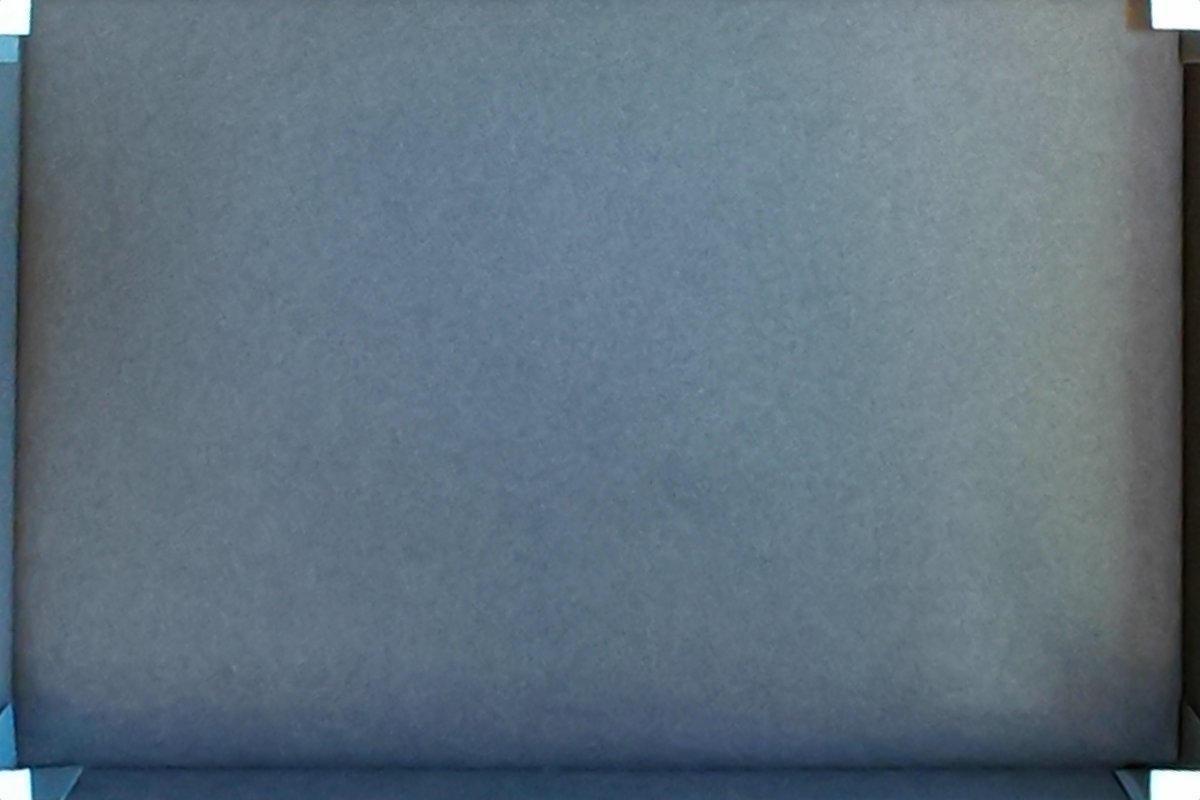
#> input picture calibration/empty_tray.png, 1200 x 800 px, found by its file name
$ python tray_view.py
#> lines starting #> are read from the running program, lines starting #| are printed output that depends on the picture; after the words box and inside, x2 and y2 are one past the last pixel; in counts of white or black regions, pixels touching at a corner belong together
from __future__ import annotations

from datetime import datetime
from pathlib import Path

import cv2
import numpy as np

CAMERA_INDEX = 0
CAMERA_WIDTH = 1920
CAMERA_HEIGHT = 1080
CAMERA_FPS = 60

# Normalized tray image. The tray is approximately 3:2.
OUTPUT_WIDTH = 1200
OUTPUT_HEIGHT = 800

CAPTURE_DIRECTORY = Path("captures")

BACKGROUND_PATH = Path("calibration/empty_tray.png")

# Ignore the tray walls and corner remnants.
ROI_MARGIN_X = 45
ROI_MARGIN_Y = 45

FOREGROUND_THRESHOLD = 28
MIN_DIE_AREA = 500


def open_camera() -> cv2.VideoCapture:
    camera = cv2.VideoCapture(CAMERA_INDEX, cv2.CAP_DSHOW)

    if not camera.isOpened():
        camera.release()
        raise RuntimeError("Could not open camera.")

    camera.set(cv2.CAP_PROP_FRAME_WIDTH, CAMERA_WIDTH)
    camera.set(cv2.CAP_PROP_FRAME_HEIGHT, CAMERA_HEIGHT)
    camera.set(cv2.CAP_PROP_FPS, CAMERA_FPS)
    camera.set(cv2.CAP_PROP_BUFFERSIZE, 1)

    return camera


def create_aruco_detector():
    if not hasattr(cv2, "aruco"):
        raise RuntimeError(
            "This OpenCV installation does not include cv2.aruco.\n"
            "Install opencv-contrib-python."
        )

    dictionary = cv2.aruco.getPredefinedDictionary(cv2.aruco.DICT_4X4_50)

    parameters = cv2.aruco.DetectorParameters()

    # Improves corner stability once a marker has been found.
    parameters.cornerRefinementMethod = cv2.aruco.CORNER_REFINE_SUBPIX

    # Newer OpenCV interface.
    if hasattr(cv2.aruco, "ArucoDetector"):
        detector = cv2.aruco.ArucoDetector(
            dictionary,
            parameters,
        )
        return detector, None, None

    # Compatibility with older OpenCV versions.
    return None, dictionary, parameters


def detect_markers(
    gray: np.ndarray,
    detector,
    dictionary,
    parameters,
):
    if detector is not None:
        return detector.detectMarkers(gray)

    return cv2.aruco.detectMarkers(
        gray,
        dictionary,
        parameters=parameters,
    )


# [94 lines left out: functions order_points, find_inward_marker_corners, rectify_tray, save_images, not called in this run]


def main() -> None:
    background = load_background()
#> in load_background, background is the input picture: shape (800, 1200, 3); mean B, G, R 126.2, 113.7, 96.4
    camera = open_camera()

    detector, dictionary, parameters = create_aruco_detector()

    raw_window = "Icy Dice — Camera"
    tray_window = "Icy Dice — Rectified Tray"
    mask_window = "Icy Dice — Foreground Mask"
    candidate_window = "Icy Dice — Die Candidates"

    cv2.namedWindow(raw_window, cv2.WINDOW_NORMAL)
    cv2.namedWindow(tray_window, cv2.WINDOW_NORMAL)
    cv2.namedWindow(mask_window, cv2.WINDOW_NORMAL)
    cv2.namedWindow(candidate_window, cv2.WINDOW_NORMAL)

    cv2.resizeWindow(raw_window, 960, 540)
    cv2.resizeWindow(tray_window, 900, 600)
    cv2.resizeWindow(mask_window, 900, 600)
    cv2.resizeWindow(candidate_window, 900, 600)

    last_rectified: np.ndarray | None = None
    last_reported_ids: tuple[int, ...] | None = None

    print("B: capture the empty tray as background")
    print("S: save raw and rectified images")
    print("Q or Escape: quit")

    try:
        while True:
            ok, frame = camera.read()
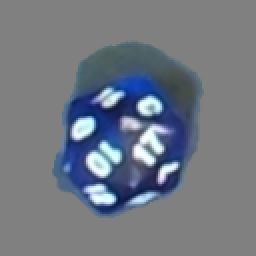
#> input picture dataset/d20/10/20260722_121023_269401_05.png, 128 x 128 px, given in place of the camera (shown 2 times larger)
#> frame is the input picture: shape (128, 128, 3); mean B, G, R 130.5, 120.5, 114.4

            if not ok or frame is None:
                print("Camera frame read failed.")
                break

            display = frame.copy()
            gray = cv2.cvtColor(frame, cv2.COLOR_BGR2GRAY)
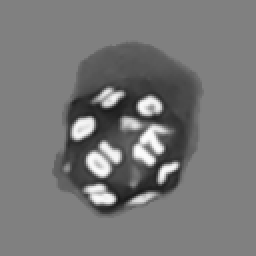
#> gray: shape (128, 128) (shown 2 times larger); min 23, max 253, mean 119.8

            corners, ids, rejected = detect_markers(
                gray,
                detector,
                dictionary,
                parameters,
            )
#> corners = (); rejected = ([[45, 51], [53, 42], [63, 46], [55, 54]], [[47, 80], [50, 83], [49, 83], [47, 81]], [[53, 65], [54, 64], [55, 65], [54, 66]], [[86, 43], [87, 43], [88, 44], [87, 44]], [[39, 64], [40, 64], [40, 65], [39, 65]])

            marker_count = 0 if ids is None else len(ids)
#> marker_count = 0

            if ids is not None:
                cv2.aruco.drawDetectedMarkers(
                    display,
                    corners,
                    ids,
                )

                detected_ids = tuple(sorted(int(value) for value in ids.flatten()))

                if detected_ids != last_reported_ids:
                    print(f"Detected marker IDs: {detected_ids}")
                    last_reported_ids = detected_ids

            if marker_count == 4:
                source_points = find_inward_marker_corners(corners)

                # Show the four selected inward-facing corners.
                for index, point in enumerate(source_points):
                    x, y = np.round(point).astype(int)

                    cv2.circle(
                        display,
                        (x, y),
                        9,
                        (0, 0, 255),
                        -1,
                    )

                    cv2.putText(
                        display,
                        str(index),
                        (x + 12, y - 12),
                        cv2.FONT_HERSHEY_SIMPLEX,
                        0.8,
                        (0, 0, 255),
                        2,
                        cv2.LINE_AA,
                    )

                polygon = np.round(source_points).astype(np.int32)

                cv2.polylines(
                    display,
                    [polygon],
                    True,
                    (255, 0, 255),
                    3,
                    cv2.LINE_AA,
                )

                last_rectified = rectify_tray(
                    frame,
                    source_points,
                )

                cv2.imshow(
                    tray_window,
                    last_rectified,
                )

                status = "4 markers — tray rectified"
                status_color = (0, 255, 0)

            else:
                status = f"Markers detected: {marker_count}/4"
#> status = 'Markers detected: 0/4'
                status_color = (0, 0, 255)

            cv2.putText(
                display,
                status,
                (20, 40),
                cv2.FONT_HERSHEY_SIMPLEX,
                0.9,
                status_color,
                2,
                cv2.LINE_AA,
            )
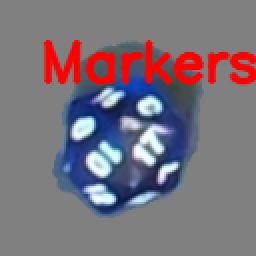
#> display: shape (128, 128, 3) (shown 2 times larger); 8.7% of pixels changed, all inside (x1, y1, x2, y2) = (21, 20, 128, 43)

            cv2.imshow(raw_window, display)

            # Update the foreground and candidate windows every frame,
            # as long as we have both a rectified tray and a background.
            if last_rectified is not None and background is not None:
                mask = foreground_mask(
                    last_rectified,
                    background,
                )

                candidate_image, boxes = find_die_candidates(
                    last_rectified,
                    mask,
                )

                cv2.putText(
                    candidate_image,
                    f"Candidates: {len(boxes)}",
                    (20, 35),
                    cv2.FONT_HERSHEY_SIMPLEX,
                    0.9,
                    (0, 255, 0),
                    2,
                    cv2.LINE_AA,
                )

                cv2.imshow(mask_window, mask)
                cv2.imshow(candidate_window, candidate_image)

            elif background is None:
                placeholder = np.zeros(
                    (OUTPUT_HEIGHT, OUTPUT_WIDTH, 3),
                    dtype=np.uint8,
                )

                cv2.putText(
                    placeholder,
                    "Press B with the tray empty",
                    (50, OUTPUT_HEIGHT // 2),
                    cv2.FONT_HERSHEY_SIMPLEX,
                    1.2,
                    (0, 0, 255),
                    3,
                    cv2.LINE_AA,
                )

                cv2.imshow(mask_window, placeholder)
                cv2.imshow(candidate_window, placeholder)

            key = cv2.waitKey(1) & 0xFF
#> (key q is pressed here)

            if key in (ord("q"), ord("Q"), 27):
                break

            if key in (ord("s"), ord("S")):
                if last_rectified is None:
                    print(
                        "Cannot save a rectified image: "
                        "four markers are not visible."
                    )
                else:
                    save_images(
                        frame,
                        last_rectified,
                    )

            if key in (ord("b"), ord("B")):
                if last_rectified is None:
                    print("Cannot capture background: " "four markers must be visible.")
                else:
                    background = last_rectified.copy()
                    save_background(background)
                    print("Background is now active.")
    finally:
        camera.release()
        cv2.destroyAllWindows()


# [7 lines left out: function save_background, not called in this run]


def load_background() -> np.ndarray | None:
    if not BACKGROUND_PATH.exists():
        return None

    background = cv2.imread(str(BACKGROUND_PATH))

    if background is None:
        raise RuntimeError(f"Could not read background image: {BACKGROUND_PATH}")

    return background


# [107 lines left out: functions foreground_mask, find_die_candidates, not called in this run]


if __name__ == "__main__":
    main()
